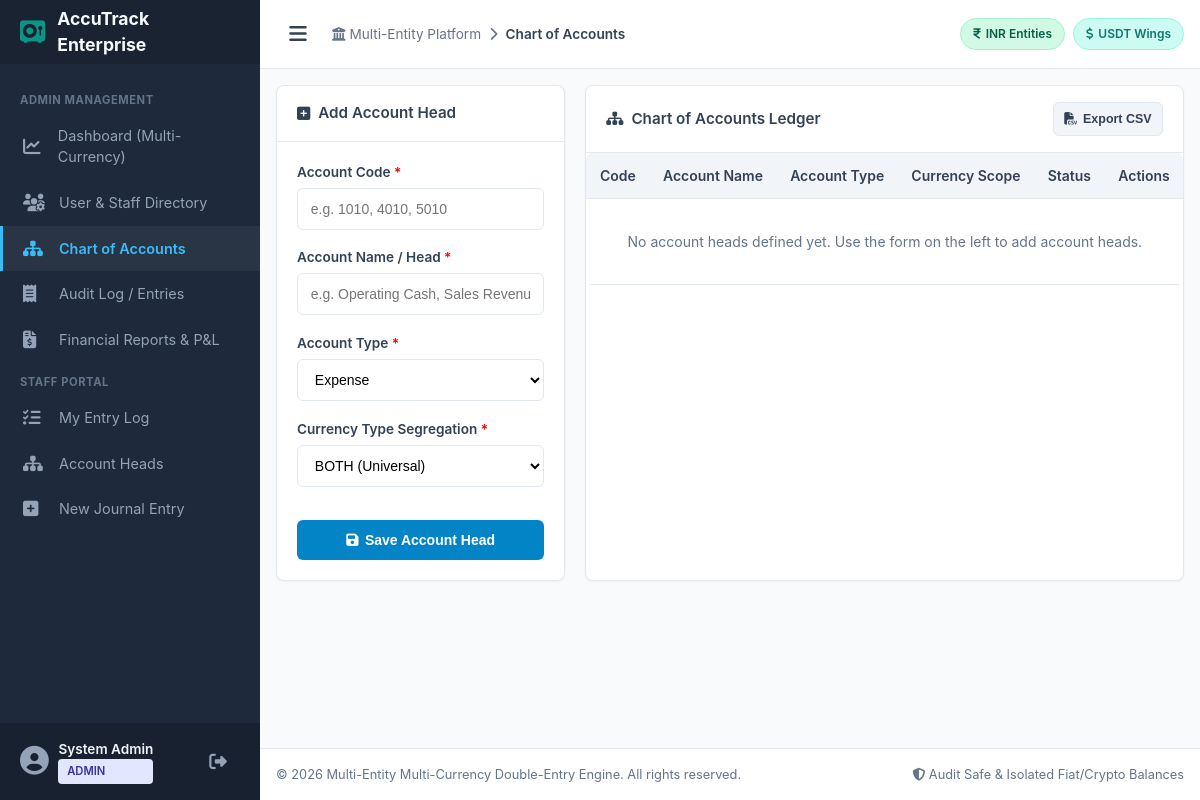
Page /accounts.php (signed in) on the earlier database version.
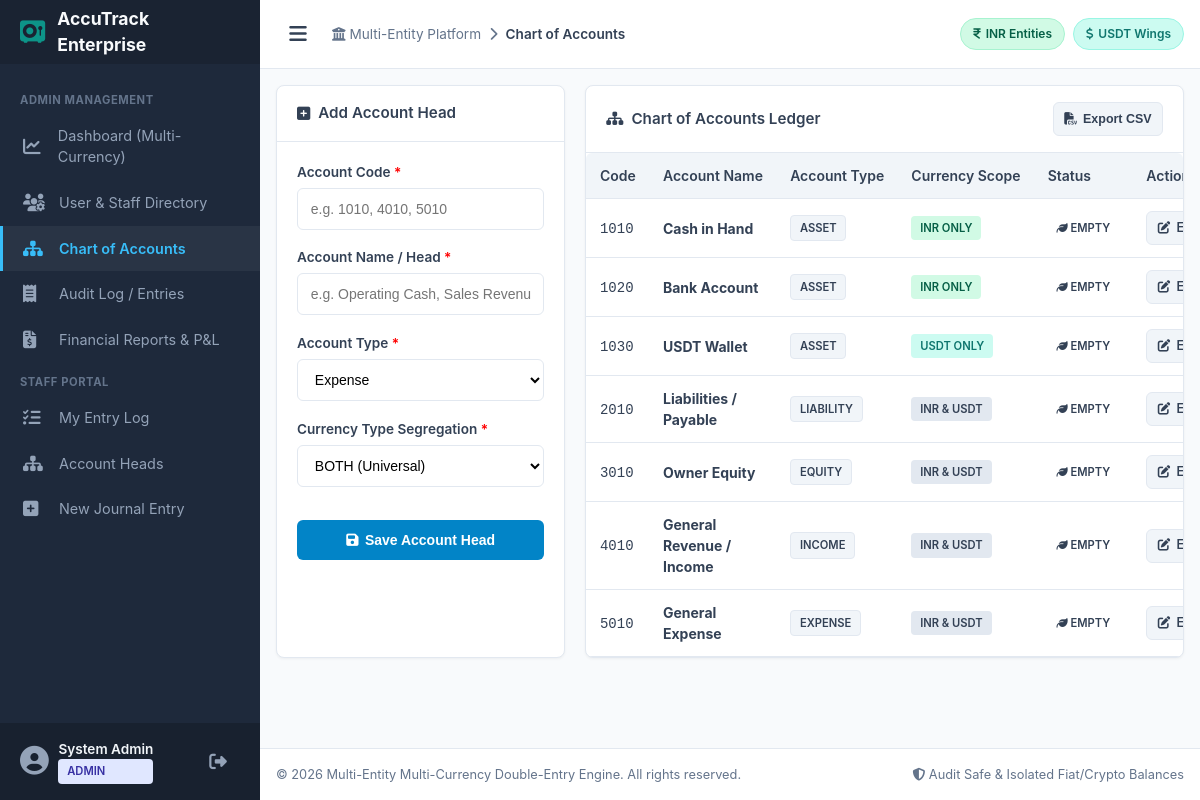
Same page on the later database version.
### tables this page shows
CREATE TABLE IF NOT EXISTS `chart_of_accounts` (
  `id` INT AUTO_INCREMENT PRIMARY KEY,
  `account_code` VARCHAR(20) NOT NULL UNIQUE,
  `account_name` VARCHAR(100) NOT NULL,
  `account_type` ENUM('Asset', 'Liability', 'Equity', 'Income', 'Expense') NOT NULL,
  `currency_type` ENUM('INR', 'USDT', 'BOTH') NOT NULL DEFAULT 'BOTH',
  `created_at` DATETIME NOT NULL DEFAULT CURRENT_TIMESTAMP
);

### includes/auth.php (called while the page is built, shortened)
<?php
function get_logged_in_user() {
    return [
        'id' => $_SESSION['user_id'],
        'full_name' => $_SESSION['full_name'] ?? '',
        'email' => $_SESSION['email'] ?? '',
        'role' => $_SESSION['role'] ?? 'staff'
    ];
}

### accounts.php (the view, shortened to what this page needs)
<?php
require_once __DIR__ . '/includes/auth.php';
$conn = get_db_connection();
$edit_account = null;
$query = "
    SELECT coa.id, coa.account_code, coa.account_name, coa.account_type, coa.currency_type, coa.created_at,
           COUNT(jel.id) as usage_count
    FROM chart_of_accounts coa
    LEFT JOIN journal_entry_lines jel ON coa.id = jel.account_id
    GROUP BY coa.id
    ORDER BY coa.account_code ASC
";
$accounts = $conn->query($query)->fetch_all(MYSQLI_ASSOC);
$page_title = "Chart of Accounts";
$active_nav = "accounts";
require_once __DIR__ . '/includes/header.php';
?>
<div class="grid-3">
    <div class="card" style="grid-column: span 1;">
        <div class="card-header">
            <div class="card-title">
                <?php if ($edit_account): ?>
                    <i class="fa-solid fa-pen-to-square"></i> Edit Account Head
                <?php else: ?>
                    <i class="fa-solid fa-square-plus"></i> Add Account Head
                <?php endif; ?>
            </div>
        </div>
        <div class="card-body">
            <form method="POST" action="/accounts.php">
                <div class="form-group">
                    <label class="form-label" for="account_code">Account Code <span style="color:red;">*</span></label>
                    <input type="text" class="form-control" name="account_code" value="<?= htmlspecialchars($edit_account['account_code'] ?? '') ?>" placeholder="e.g. 1010, 4010, 5010" required>
                </div>
                <div class="form-group">
                    <label class="form-label" for="account_name">Account Name / Head <span style="color:red;">*</span></label>
                    <input type="text" class="form-control" name="account_name" value="<?= htmlspecialchars($edit_account['account_name'] ?? '') ?>" placeholder="e.g. Operating Cash, Sales Revenue" required>
                </div>
                <div class="form-group">
                    <label class="form-label" for="account_type">Account Type <span style="color:red;">*</span></label>
                    <select class="form-select" name="account_type" required>
                        <?php $types = ['Asset', 'Liability', 'Equity', 'Income', 'Expense']; ?>
                        <?php foreach ($types as $t): ?>
                            <option value="<?= $t ?>" <?= ($edit_account['account_type'] ?? 'Expense') === $t ? 'selected' : '' ?>>
                                <?= $t === 'Income' ? 'Income / Revenue' : $t ?>
                            </option>
                        <?php endforeach; ?>
                    </select>
                </div>
                <div class="form-group">
                    <label class="form-label" for="currency_type">Currency Type Segregation <span style="color:red;">*</span></label>
                    <select class="form-select" name="currency_type" required>
                        <option value="BOTH" <?= ($edit_account['currency_type'] ?? 'BOTH') === 'BOTH' ? 'selected' : '' ?>>BOTH (Universal)</option>
                    </select>
                </div>
                <button type="submit" class="btn btn-primary" style="width: 100%; margin-top: 1rem;">
                    <i class="fa-solid fa-floppy-disk"></i> <?= $edit_account ? 'Update Account Head' : 'Save Account Head' ?>
                </button>
            </form>
        </div>
    </div>
    <div class="card" style="grid-column: span 2;">
        <div class="card-header">
            <div class="card-title"><i class="fa-solid fa-sitemap"></i> Chart of Accounts Ledger</div>
            <button onclick="exportTableToCSV('coa_table', 'chart_of_accounts.csv')" class="btn btn-secondary btn-sm">
                <i class="fa-solid fa-file-csv"></i> Export CSV
            </button>
        </div>
        <div class="card-body" style="padding: 0;">
            <div class="table-responsive">
                <table class="table" id="coa_table">
                    <thead>
                        <tr>
                            <th>Code</th>
                            <th>Account Name</th>
                            <th>Account Type</th>
                            <th>Currency Scope</th>
                            <th>Status</th>
                            <th>Actions</th>
                        </tr>
                    </thead>
                    <tbody>
                        <?php if (empty($accounts)): ?>
                            <tr>
                                <td colspan="6" style="text-align: center; color: var(--text-muted); padding: 2rem;">
                                    No account heads defined yet. Use the form on the left to add account heads.
                                </td>
                            </tr>
                        <?php else: ?>
                            <?php foreach ($accounts as $acc): ?>
                                <tr>
                                    <td><code><?= htmlspecialchars($acc['account_code']) ?></code></td>
                                    <td><strong><?= htmlspecialchars($acc['account_name']) ?></strong></td>
                                    <td>
                                        <span class="badge" style="background-color: #f1f5f9; color: var(--text-main); border: 1px solid var(--border-color);">
                                            <?= strtoupper($acc['account_type']) ?>
                                        </span>
                                    </td>
                                    <td>
                                        <?php if ($acc['currency_type'] === 'INR'): ?>
                                            <span class="badge badge-inr">INR ONLY</span>
                                        <?php elseif ($acc['currency_type'] === 'USDT'): ?>
                                            <span class="badge badge-usdt">USDT ONLY</span>
                                        <?php else: ?>
                                            <span class="badge" style="background-color: #e2e8f0; color: #334155;">INR & USDT</span>
                                        <?php endif; ?>
                                    </td>
                                    <td>
                                        <?php if ($acc['usage_count'] > 0): ?>
                                            <span class="badge badge-info" title="<?= $acc['usage_count'] ?> journal lines linked"><i class="fa-solid fa-lock"></i> Used (<?= $acc['usage_count'] ?>)</span>
                                        <?php else: ?>
                                            <span class="badge badge-success"><i class="fa-solid fa-leaf"></i> Empty</span>
                                        <?php endif; ?>
                                    </td>
                                    <td>
                                        <div style="display: flex; gap: 0.35rem;">
                                            <a href="/accounts.php?edit_id=<?= $acc['id'] ?>" class="btn btn-secondary btn-sm" title="Edit Account Head">
                                                <i class="fa-solid fa-pen-to-square"></i> Edit
                                            </a>
                                        </div>
                                    </td>
                                </tr>
                            <?php endforeach; ?>
                        <?php endif; ?>
                    </tbody>
                </table>
            </div>
        </div>
    </div>
</div>
<?php
require_once __DIR__ . '/includes/footer.php';
?>

### includes/header.php (shortened to what this page needs)
<?php
$current_user = get_logged_in_user();
$page_title = $page_title ?? 'Accounting Engine';
$active_nav = $active_nav ?? '';
?>
<!DOCTYPE html>
<html lang="en">
<head>
    <link rel="stylesheet" href="https://cdnjs.cloudflare.com/ajax/libs/font-awesome/6.4.0/css/all.min.css">
    <link rel="stylesheet" href="/assets/css/style.css">
</head>
<body>
<div class="app-container">
    <aside class="sidebar" id="sidebar">
        <div class="sidebar-brand">
            <i class="fa-solid fa-vault brand-icon"></i>
            <span class="brand-name">AccuTrack Enterprise</span>
        </div>
        <nav class="sidebar-menu">
            <?php if ($current_user['role'] === 'admin'): ?>
                <div class="menu-category">ADMIN MANAGEMENT</div>
                <a href="/admin/index.php" class="menu-item <?= $active_nav === 'admin_dashboard' ? 'active' : '' ?>">
                    <i class="fa-solid fa-chart-line"></i> <span>Dashboard (Multi-Currency)</span>
                </a>
                <a href="/admin/users.php" class="menu-item <?= $active_nav === 'admin_users' ? 'active' : '' ?>">
                    <i class="fa-solid fa-users-gear"></i> <span>User & Staff Directory</span>
                </a>
                <a href="/accounts.php" class="menu-item <?= $active_nav === 'accounts' ? 'active' : '' ?>">
                    <i class="fa-solid fa-sitemap"></i> <span>Chart of Accounts</span>
                </a>
                <a href="/admin/transactions.php" class="menu-item <?= $active_nav === 'admin_transactions' ? 'active' : '' ?>">
                    <i class="fa-solid fa-receipt"></i> <span>Audit Log / Entries</span>
                </a>
                <a href="/admin/reports.php" class="menu-item <?= $active_nav === 'admin_reports' ? 'active' : '' ?>">
                    <i class="fa-solid fa-file-invoice-dollar"></i> <span>Financial Reports & P&L</span>
                </a>
            <?php endif; ?>
            <div class="menu-category">STAFF PORTAL</div>
            <a href="/staff/index.php" class="menu-item <?= $active_nav === 'staff_dashboard' ? 'active' : '' ?>">
                <i class="fa-solid fa-list-check"></i> <span>My Entry Log</span>
            </a>
            <a href="/accounts.php" class="menu-item <?= $active_nav === 'accounts' && $current_user['role'] === 'staff' ? 'active' : '' ?>">
                <i class="fa-solid fa-sitemap"></i> <span>Account Heads</span>
            </a>
            <a href="/staff/add_transaction.php" class="menu-item <?= $active_nav === 'staff_add_tx' ? 'active' : '' ?>">
                <i class="fa-solid fa-square-plus"></i> <span>New Journal Entry</span>
            </a>
        </nav>
        <div class="sidebar-footer">
            <div class="user-info">
                <i class="fa-solid fa-user-circle"></i>
                <div class="user-details">
                    <span class="user-name"><?= htmlspecialchars($current_user['full_name'] ?? 'User') ?></span>
                    <span class="user-role badge <?= $current_user['role'] === 'admin' ? 'badge-admin' : 'badge-staff' ?>">
                        <?= strtoupper(htmlspecialchars($current_user['role'] ?? 'STAFF')) ?>
                    </span>
                </div>
            </div>
            <a href="/logout.php" class="logout-btn" title="Sign Out">
                <i class="fa-solid fa-right-from-bracket"></i>
            </a>
        </div>
    </aside>
    <div class="main-wrapper">
        <header class="top-navbar">
            <div class="navbar-left">
                <button id="sidebarToggle" class="sidebar-toggle-btn" title="Toggle Sidebar">
                    <i class="fa-solid fa-bars"></i>
                </button>
                <div class="breadcrumb">
                    <span class="breadcrumb-item"><i class="fa-solid fa-building-columns"></i> Multi-Entity Platform</span>
                    <span class="breadcrumb-separator"><i class="fa-solid fa-chevron-right"></i></span>
                    <span class="breadcrumb-item active"><?= htmlspecialchars($page_title) ?></span>
                </div>
            </div>
            <div class="navbar-right">
                <div class="currency-indicators">
                    <span class="currency-badge inr-badge" title="INR Fiat Entities">
                        <i class="fa-solid fa-indian-rupee-sign"></i> INR Entities
                    </span>
                    <span class="currency-badge usdt-badge" title="USDT Crypto Entities">
                        <i class="fa-solid fa-dollar-sign"></i> USDT Wings
                    </span>
                </div>
            </div>
        </header>
        <main class="content-area">

### includes/footer.php (shortened to what this page needs)
        </main>
        <footer class="app-footer">
            <div class="footer-content">
                <span>&copy; <?= date('Y') ?> Multi-Entity Multi-Currency Double-Entry Engine. All rights reserved.</span>
                <span class="footer-tagline"><i class="fa-solid fa-shield-halved"></i> Audit Safe & Isolated Fiat/Crypto Balances</span>
            </div>
        </footer>
    </div>
</div>
</body>
</html>

Differences in the rows shown:
added chart_of_accounts: account_code "1010", account_name "Cash in Hand", account_type "ASSET", currency_type "INR ONLY"
added chart_of_accounts: account_code "1020", account_name "Bank Account", account_type "ASSET", currency_type "INR ONLY"
added chart_of_accounts: account_code "1030", account_name "USDT Wallet", account_type "ASSET", currency_type "USDT ONLY"
added chart_of_accounts: account_code "2010", account_name "Liabilities / Payable", account_type "LIABILITY", currency_type "INR & USDT"
added chart_of_accounts: account_code "3010", account_name "Owner Equity", account_type "EQUITY", currency_type "INR & USDT"
added chart_of_accounts: account_code "4010", account_name "General Revenue / Income", account_type "INCOME", currency_type "INR & USDT"
added chart_of_accounts: account_code "5010", account_name "General Expense", account_type "EXPENSE", currency_type "INR & USDT"
Other differences:
text no longer shown: "No account heads defined yet. Use the form on the left to add account heads."
